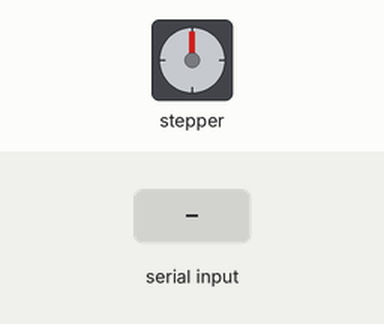
Bench run of a sketch on a simulated Arduino Uno, built with avr-gcc and run on an emulated ATmega328P. On the bench: stepper motor. The test bench sets the inputs (shaded band). Stepper angles assume 2048 steps per turn; what the sketch prints to the serial monitor is not drawn.

Above: at 1.2 s.
1.3 s: "1r:1\n" received over Serial
At 1.46 s:
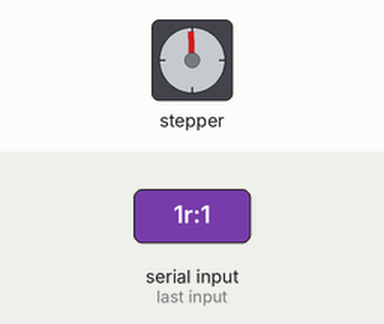
At 2.09 s:
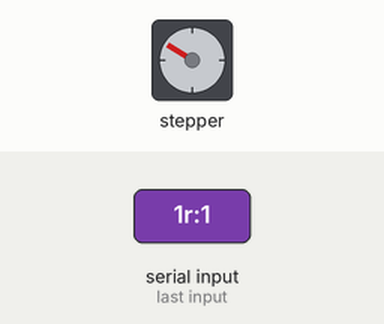
4.3 s: "1/2l\n" received over Serial
At 5.54 s:
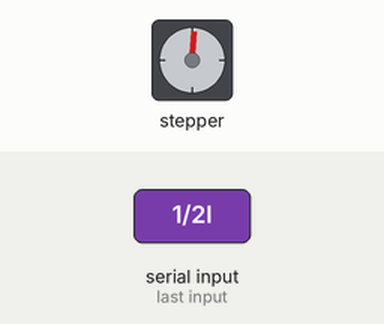
7.3 s: "spr:1\n" received over Serial
Timing chart, 0 to 10.3 s (numbered marks = the images above; inputs shaded):
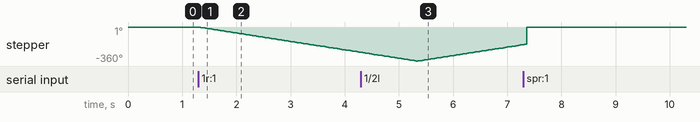

Measured:
- after the input at 1.3 s, stepper: keeps turning counter-clockwise at about 90°/s, starting at once

The sketch:

actor.ino
```cpp
#include <Stepper.h>
Stepper configureStepper(int, int);

typedef struct {
  String cmd;
  int    payload;
} Command;

int stepsPerRevolution = 2048;
int rpm = 15;
Stepper stepper = configureStepper(stepsPerRevolution, rpm);

void setup() {
  Serial.begin(9600);
}


void loop() {

  if (Serial.available() > 0) {
    Command command = serialReadCommand();

    // config
    if (command.cmd == "spr") {
      stepper = configureStepper(command.payload, rpm);
    } else if (command.cmd == "rpm") {
      stepper = configureStepper(stepsPerRevolution, command.payload);
    }


    // steps
    if (command.cmd == "s") {
      moveStepper(command.payload);
    }


    // right
    if (command.cmd == "1r") {
      moveStepper(-stepsPerRevolution);
    } else if (command.cmd == "1/2r") {
      moveStepper(-stepsPerRevolution / 2);
    } else if (command.cmd == "1/4r") {
      moveStepper(-stepsPerRevolution / 4);
    }


    // left
    if (command.cmd == "1l") {
      moveStepper(stepsPerRevolution);
    } else if (command.cmd == "1/2l") {
      moveStepper(stepsPerRevolution / 2);
    } else if (command.cmd == "1/4l") {
      moveStepper(stepsPerRevolution / 4);
    }
  }
  delay(10);
}


// FIXME: enable / disable motor
void moveStepper(int steps) {
  serialPrintf("move stepper: %s", steps);
  stepper.step(steps);
}


Command serialReadCommand() {
  String raw = Serial.readStringUntil('\n');
  int sepIndex = raw.indexOf(":");

  // command without payload
  if (sepIndex == -1) {
    return Command { raw, 0 };
  }

  // command with payload - split each part
  String cmd = raw.substring(0, sepIndex);
  String payload_str = raw.substring(sepIndex + 1);

  // convert the given payload to int - this is really unsafe
  int payload = payload_str.toInt();

  return Command { cmd, payload };
}


Stepper configureStepper(int _stepsPerRevolution, int _rpm) {
  stepsPerRevolution = _stepsPerRevolution;
  rpm = _rpm;

  serialPrintf("configure stepper\n  - spr:%d\n  - rpm:%d", stepsPerRevolution, rpm);
  stepper = Stepper(stepsPerRevolution, 8, 10, 9, 11);
  stepper.setSpeed(rpm);
  return stepper;
}
```

serialPrintf.ino
```cpp
//
// very simple printf over serial
//
// example:
//
//   call  : serialPrintf("pin: %d, high: %b", 4, isHigh());
//   output: pin: 4, high: true
//
//
// supported placeholder:
//
//   %d: integer
//   %f: double
//   %s: string
//   %b: boolean
//   %%: %
//
void serialPrintf(const char* fmt, ...) {
  #define FAST_FORWARD_BUFFER_SIZE 50

  char ffb[FAST_FORWARD_BUFFER_SIZE];
  int ffb_idx = 0;

  va_list args;
  va_start(args, fmt);
  for(; *fmt != 0; fmt++) {

    // fast forward to the next format symbol
    //
    //  - 'Serial.print' is slow
    //  - output was interleaved sometimes
    //  - buffer the text and print them from the buffer
    //    if the buffer is full / all text is consumed
    ffb_idx = 0;
    while(*fmt != '%' && *fmt != 0) {
      ffb[ffb_idx++] = *fmt;
      fmt++;

      // buffer full - flush the buffer
      if(ffb_idx == FAST_FORWARD_BUFFER_SIZE - 1) {
        ffb[ffb_idx] = 0;
        Serial.print(ffb);
        ffb_idx = 0;
      }

      if(*fmt == 0) {
        break;
      }
    }

    // flush the buffer
    ffb[ffb_idx] = 0;
    Serial.print(ffb);

    if(*fmt == 0) {
      break;
    }


    // skip the format symbol escape sequence '%'
    fmt++;

    // interpret the current format symbol
    switch(*fmt) {
    case 'd':
      Serial.print(va_arg(args, int));
      break;
    case 'f':
      Serial.print(va_arg(args, double));
      break;
    case 's':
      Serial.print(va_arg(args, char *));
      break;
    case 'b':
      Serial.print(va_arg(args, int) ? "true" : "false");
      break;
    case '%':
      Serial.print("%");
      break;
    default:
      Serial.print("ERROR: invalid format specifier: ");
      Serial.println(*fmt);
    }

  }

  va_end(args);
  Serial.println();
}
```
